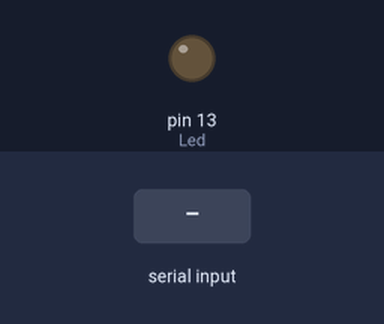
A sketch run on a simulated Arduino Uno, built with avr-gcc and run on an emulated ATmega328P. Shown: output pins drawn as LEDs (lit = HIGH). The test bench sets the inputs (shaded band).

Above: at 1.2 s.
1.3 s: "1" received over the second serial link
At 2.5 s:
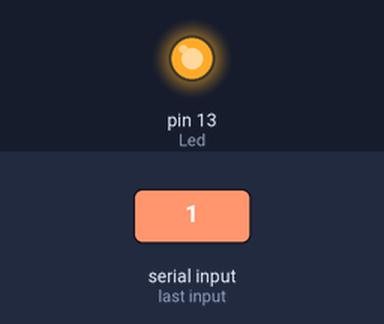
2.8 s: "0" received over the second serial link
At 3.7 s:
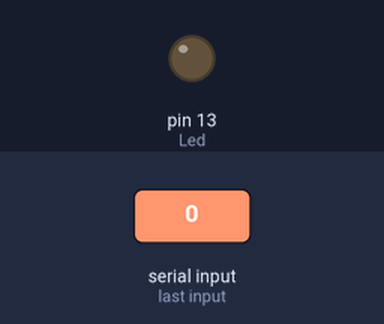
Timing chart, 0 to 5.8 s (numbered marks = the images above; inputs shaded):
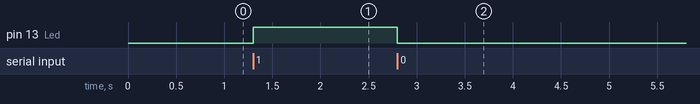

The sketch:

Bluetooth_Connection_LED_BLINK.ino
```cpp
#include <SoftwareSerial.h>
char x;

int Led =13;
SoftwareSerial Bluetooth(2,3);
void setup() {
  pinMode(Led, OUTPUT);
  Serial.begin(9600);
  Bluetooth.begin(9600);
}

void loop()
{
  if(Bluetooth.available()>0)
  {
    x=Bluetooth.read();
    if(x=='1')
    {
      digitalWrite(Led, HIGH);
    }
    if(x=='0')
    {
      digitalWrite(Led, LOW);
    }
  }


}
```

Measured:
- after the input at 1.3 s, pin 13 (Led): LOW → HIGH at once
- after the input at 2.8 s, pin 13 (Led): HIGH → LOW at once
